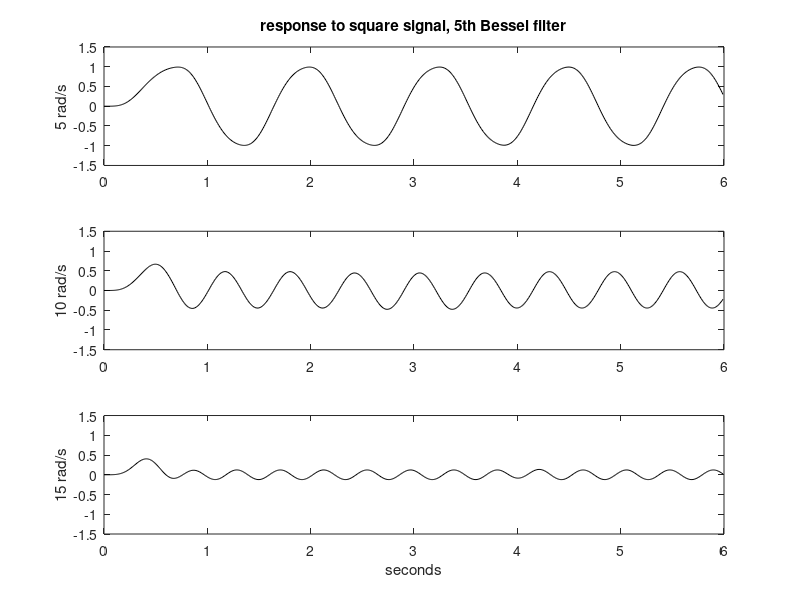

The MATLAB source for this figure:
% Response of Bessel filter to square signal near cut-off
wc=10; % desired cut-off frequency
N=5; % order of the filter
[num,den]=besself(N,wc); %analog Bessel filter
G=tf(num,den); %transfer function
fs=100; %sampling frequency in Hz
tiv=1/fs; %time interval between samples;
t=0:tiv:(6-tiv); %time intervals set (6 seconds)

% Input square signal 1
wu=5; %signal frequency in rad/s
u=square(wu*t); %input signal data set
[y,ty]=lsim(G,u,t); %computes the system output
subplot(3,1,1); plot(t,y,'k'); %plots output signal
axis([0 6 -1.5 1.5]); ylabel('5 rad/s')
title('response to square signal, 5th Bessel filter');

% Input square signal 2
wu=10; %signal frequency in rad/s
u=square(wu*t); %input signal data set
[y,ty]=lsim(G,u,t); %computes the system output
subplot(3,1,2); plot(t,y,'k'); %plots output signal
axis([0 6 -1.5 1.5]); ylabel('10 rad/s')

% Input square signal 3
wu=15; %signal frequency in rad/s
u=square(wu*t); %input signal data set
[y,ty]=lsim(G,u,t); %computes the system output
subplot(3,1,3); plot(t,y,'k'); %plots output signal
axis([0 6 -1.5 1.5]); ylabel('15 rad/s')

xlabel('seconds'); 
